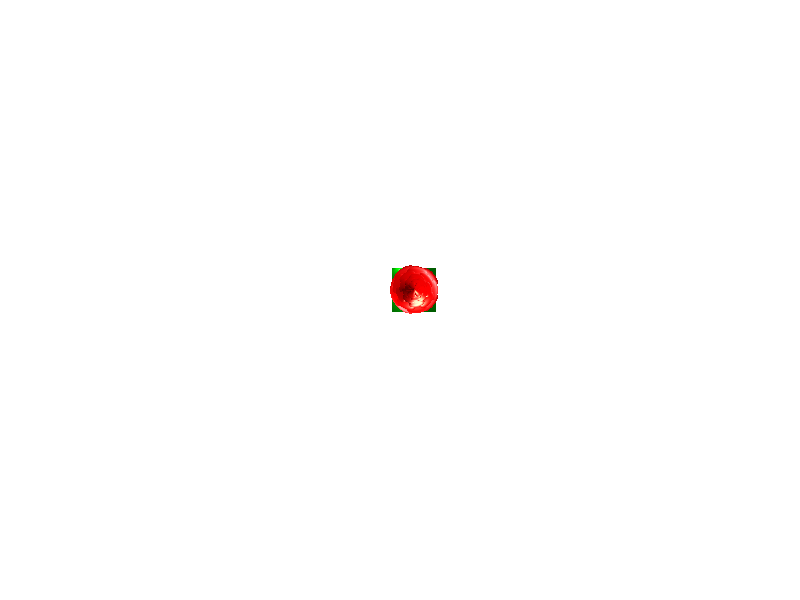

Write the MATLAB code that produced this figure.
clc;clear all;close all;

%% 绘制花瓣
[x,theta] = meshgrid((0:50)/50,(0:0.5:750)/750*15*pi-2*pi);
delta = (pi/2)*exp(-theta/(8*pi));
a = 1-(1-mod(4.5*theta,2*pi)/pi).^6/2;  % "4.5"花瓣数控制
y = 2*(x.^2-x).^2.*sin(delta);
b = a.*(x.*sin(delta)+y.*cos(delta));
figure(1)
% 设置背景颜色
backColor = [1 1 1];  % RGB值设定  粉色[1 0.97 0.92] 黑色[0 0 0] 白色[1 1 1]
Hfig(1)=figure(1);
set(Hfig(1), 'color', backColor)
% 视点控制：view([方位角,俯视角])  俯视(-72,88)| 正-俯视(-15,60)| 偏仰视(-75,-26)
view(-15,60)
axis image off        % 去除图像坐标
surface(b.*cos(theta),b.*sin(theta),a.*(x.*cos(delta)-y.*sin(delta)),'EdgeC','n','FaceC','r')  % 染上红色底
light('pos',[-0.55 -0.55 1], 'style','local', 'col',[1 0.75 0.75])     % 勾勒花瓣轮廓
lighting gouraud      % 光滑处理
hold on

%% 绘制花托
[x1,y1]=meshgrid(-2:0.075:2);
H=1.25*sin((x1.^2+y1.^2).^0.5)-1.6355;   % 调整花托的高度
surface(x1/2.25,y1/2.25,H,25*ones(size(H)),'EdgeC','n','FaceC','g');  % "25"调颜色
light('pos',[-0.75 1 -0.75], 'style','local', 'col',[0.75 1 0.75])
lighting gouraud

%% 绘制花枝
% 上枝
[x2,y2]=meshgrid(-0.1:0.001:0.1);
h=15*sin((x2.^2+y2.^2).^0.5)-1.80;
surf(x2/5,y2/5,h,25*ones(size(h)));      % "25"调颜色
% 下枝
h=100;                % 花枝长度
d=0.075;
[A,Z]=meshgrid(0:2*pi/fix(2*pi/(1.2*d)):2*pi,0:h/fix(h/d):h);
LX=cos(A)/40;
LY=sin(A)/40;
h1=surface(LX,LY,Z/40-4.05,'EdgeC','n','FaceC','g');
light('pos',[-0.15 1 -0.15], 'style','local', 'col',[0.85 1 0.85])
lighting gouraud
axis image off
x=-1:d:1;y=-1:d:1;
[X,Y]=meshgrid(x,y);
X(X.^2+Y.^2>1)=NaN;
Y(X.^2+Y.^2>1)=NaN;
h2=surface(X/40,Y/40,X*0-4.05);

%% 坐标等间距化
axis equal
